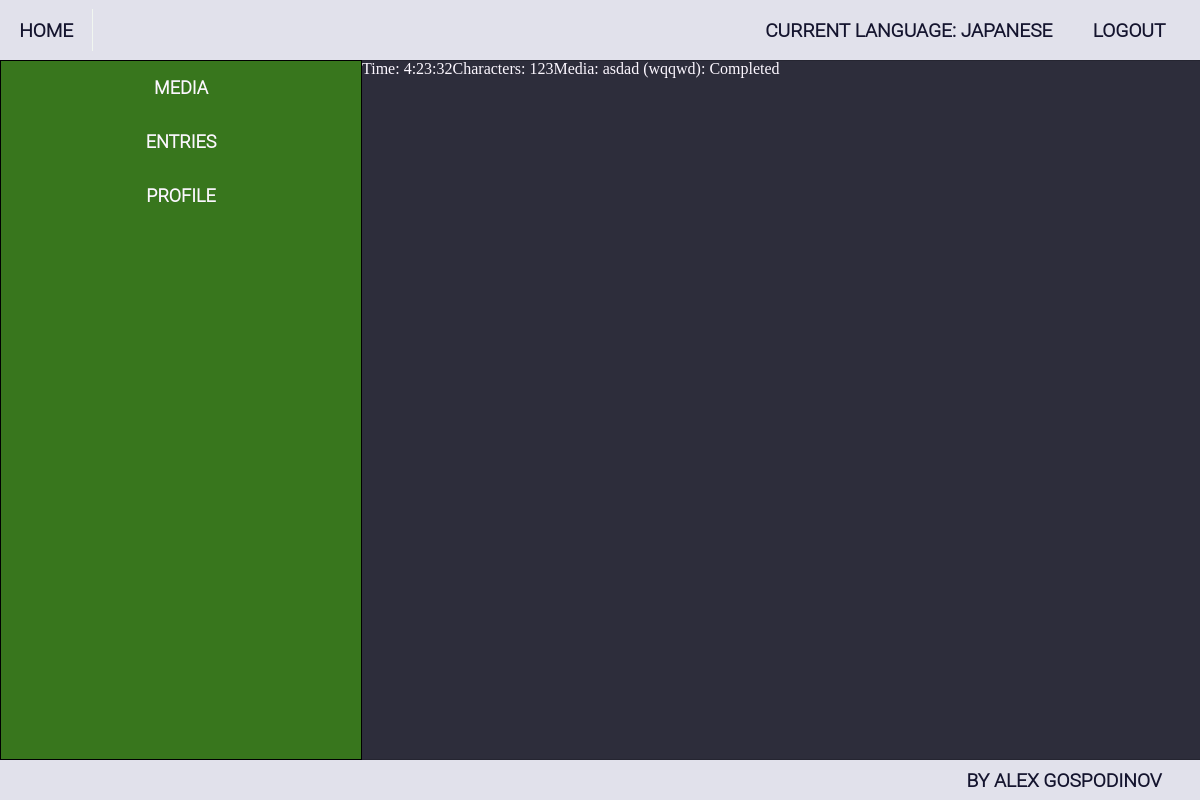
Page /entries/reading/5/details/ (signed in) on the committed database.
### ImmersionTracker/accounts/models.py (models this page shows, shortened)
class ImmersionTrackerUser(auth_models.AbstractBaseUser, auth_models.PermissionsMixin):
    MAX_EMAIL_LENGTH = 150
    MAX_FIRST_NAME_LENGTH = 150
    MAX_LAST_NAME_LENGTH = 150
    email = models.EmailField(
        _("email address"),
        max_length=MAX_EMAIL_LENGTH,
        unique=True,
        error_messages={
            "unique": _("A user with that email already exists."),
        },
    )
    first_name = models.CharField(_("first name"), max_length=MAX_FIRST_NAME_LENGTH, blank=True)
    last_name = models.CharField(_("last name"), max_length=MAX_LAST_NAME_LENGTH, blank=True)
    is_staff = models.BooleanField(
        _("staff status"),
        default=False,
        help_text=_("Designates whether the user can log into this admin site."),
    )
    is_active = models.BooleanField(
        _("active"),
        default=True,
        help_text=_(
            "Designates whether this user should be treated as active. "
            "Unselect this instead of deleting accounts."
        ),
    )
    date_joined = models.DateTimeField(_("date joined"), default=timezone.now)
    object = ImmersionTrackerUserManager()
    USERNAME_FIELD = 'email'

class Profile(models.Model):
    NICKNAME_MAX_LENGTH = 20
    nickname = models.CharField(
        max_length=NICKNAME_MAX_LENGTH,
        blank=True,
        null=True,
    )
    current_language = models.ForeignKey('languages.Language', on_delete=models.SET_NULL, blank=True, null=True)
    user = models.OneToOneField(
        ImmersionTrackerUser,
        on_delete=models.CASCADE,
        related_name='profile',
        primary_key=True,
    )

### ImmersionTracker/languages/models.py (models this page shows, shortened)
class Language(models.Model):
    LANGUAGE_NAME_MAX_LENGTH = 20
    name = models.CharField(
        max_length=LANGUAGE_NAME_MAX_LENGTH,
        null=False,
        blank=False,
    )
    user_profile = models.ForeignKey(
        Profile,
        on_delete=models.CASCADE,
        related_name='languages',
        null=False,
        blank=False,
    )

### ImmersionTracker/immersion_entries/models.py (models this page shows, shortened)
class BaseEntry(models.Model):
    time_length = models.DurationField()
    created_on = models.DateTimeField(
        auto_now_add=True,
    )
    edited_on = models.DateTimeField(
        auto_now=True,
    )
    user_profile = models.ForeignKey(
        Profile,
        on_delete=models.CASCADE,
        related_name='%(class)s',
        blank=False,
        null=False,
    )
    language = models.ForeignKey(
        Language,
        on_delete=models.CASCADE,
        related_name='%(class)s',
        blank=False,
        null=False,
    )
    class Meta:
        abstract = True

class ReadingEntry(BaseEntry):
    char_length = models.IntegerField(
        default=None,
        null=True,
        blank=True,
    )
    media = models.ForeignKey(
        ReadingMedia,
        on_delete=models.DO_NOTHING,
        related_name='entries',
    )

### ImmersionTracker/media/models.py (models this page shows, shortened)
class BaseMedia(models.Model):
    NAME_MAX_LENGTH = 30
    TYPE_MAX_LENGTH = 20
    name = models.CharField(
        max_length=NAME_MAX_LENGTH,
        blank=False,
        null=False,
    )
    type = models.CharField(
        max_length=TYPE_MAX_LENGTH,
        blank=False,
        null=False,
    )
    link = models.URLField(
        blank=True,
        null=True,
    )
    language = models.ForeignKey(
        Language,
        on_delete=models.CASCADE,
        related_name='%(class)s',
        blank=False,
        null=False,
    )
    user_profile = models.ForeignKey(
        Profile,
        on_delete=models.CASCADE,
        related_name='%(class)s',
        blank=False,
        null=False,
    )
    def __str__(self):
        return f"{self.name} ({self.type}): {self.status}"
    class Meta:
        abstract = True

class ReadingMedia(BaseMedia):
    STATUS_MAX_LENGTH = 10
    STATUS_READING = 'Reading'
    STATUS_COMPLETED = 'Completed'
    STATUS_ONHOLD = 'On Hold'
    STATUS_DROPPED = 'Dropped'
    STATUS_CHOICES = (
        (STATUS_READING, STATUS_READING),
        (STATUS_COMPLETED, STATUS_COMPLETED),
        (STATUS_ONHOLD, STATUS_ONHOLD),
        (STATUS_DROPPED, STATUS_DROPPED),
    )
    status = models.CharField(
        max_length=STATUS_MAX_LENGTH,
        choices=STATUS_CHOICES,
    )

### ImmersionTracker/immersion_entries/views.py (the view)
# urls.py: path('<int:pk>/details/', ReadingEntryDetailsView.as_view(), name='reading_entry_details'),
class ReadingEntryDetailsView(LoginRequiredMixin, QuerysetByProfileAndLanguageMixin, views.DetailView):
    template_name = 'immersion_entries/reading/reading_entry_details.html'
    current_model = ReadingEntry

### ImmersionTracker/mixins.py (called while the page is built)
    def dispatch(self, request, *args, **kwargs):
        if not get_current_language(request):
            return redirect('no_current_language')
        return super().dispatch(request, *args, **kwargs)

    def get_queryset(self):
        queryset = self.current_model.objects.filter(user_profile=get_current_profile(self.request),
                                                     language=get_current_language(self.request))
        return queryset

### ImmersionTracker/utils.py (called while the page is built)
def get_current_profile(request):
    return Profile.objects.get(user_id=request.user.id)

def get_current_language(request):
    return get_current_profile(request).current_language

### templates/immersion_entries/reading/reading_entry_details.html
{% extends 'base.html' %}
{% block main_content %}
    <div>Time: {{ object.time_length }}</div>
    <div>Characters: {{ object.char_length }}</div>
    <div>Media: {{ object.media }}</div>
{% endblock %}

### templates/base.html (shortened to what this page needs)
{% load static %}
<!DOCTYPE html>
<html lang="en">
<head>
    <link rel="stylesheet" href="{% static 'style/style.css' %}">
</head>
<body>
    <header>
        <div class="go-to-index-btn">
            <a href="{% url 'index' %}"> Home </a>
        </div>
        <div class="navigation">
            <ul class="header-nav logout-and-language">
                {% if request.user.is_authenticated %}
                    <li><a href="{% url 'languages_index' %}">Current Language:
                        {% if request.user.profile.current_language %}
                            {{ request.user.profile.current_language.name }}
                        {% else %}
                            None
                        {% endif %}
                        </a>
                    </li>
                    <li><a href="{% url 'logout' %}"> Logout </a></li>
                {% else %}
                    <li><a href="{% url 'login' %}"> Log In </a></li>
                    <li><a href="{% url 'register_account' %}"> Register </a></li>
                {% endif %}
            </ul>
        </div>
    </header>
    <div class="base-wrapper">
    <div class="sidebar">
        <ul class="sidebar-buttons">
            {% if request.user.is_authenticated %}
                <li class="sidebar-button"><a href="{% url 'all_media' %}"><span>Media</span> </a></li>
                <li class="sidebar-button"><a href="{% url 'all_entries' %}"><span>Entries</span></a></li>
                <li class="sidebar-button"><a href="{% url 'profile_details' pk=request.user.id %}"><span>Profile</span></a></li>
            {% endif %}
        </ul>
    </div>
        {% block main_content %}
        {% endblock %}
    </div>
    <footer class="footer">
        <p class="credit">By Alex Gospodinov</p>
    </footer>
</body>
</html>

### staticfiles/style/main.css (style rules this page uses)
body { background-color: #2d2d3b; color: #FCF7FF; height: 100vh; margin: 0; padding: 0; display: flex; flex-direction: column; }
a { color: inherit; text-decoration: none; }
.base-wrapper { flex: 1; display: flex; }
html { overflow: hidden; }

### staticfiles/style/header_footer_and_sidebar.css (style rules this page uses)
header, footer { background-color: #e1e1eb; color: #14142e; font-size: larger; font-family: "Roboto Light", sans-serif; font-weight: bold; text-transform: uppercase; height: 60px; box-shadow: 1px 0 1px black; display: flex; flex-direction: row; align-items: center; }
.footer { height: 40px; justify-content: end; padding-right: 2em; }
.navigation { display: flex; flex-direction: row; justify-content: end; flex: 1; }
.header-nav { margin: 1em 0 1em 0; padding: 0 1em 0 1em; list-style-type: none; display: flex; flex-direction: row; gap: 0.5em; }
.header-nav > li { padding: 0.5em 0.8em 0.5em 0.8em }
.go-to-index-btn { flex: 0; padding: 0.5em 1em 0.5em 1em; margin-right: 0.5em; border-right: 0.1em solid #f1f6f0; }
.sidebar { width: 20em; background-color: #38761d; border: 1px solid black; font-size: large; font-family: "Roboto Light", sans-serif; font-weight: bold; }
.sidebar > ul { list-style-type: none; text-transform: uppercase; }
.sidebar-button { width: 100%; height: 3em; line-height: 3em; text-align: center; }
.sidebar-button > a { display: block; height: 100%; }
ul { padding: 0; margin: 0; }

### rows in the picture
ImmersionTrackerUser: user.profile.current_language.name "JAPANESE"
ReadingEntry: time_length "4:23:32", char_length "123", media "asdad (wqqwd): Completed"
